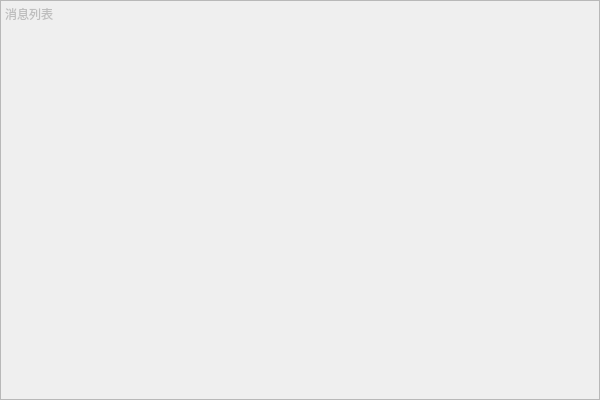
<?xml version="1.0" encoding="UTF-8"?>
<ui version="4.0">
 <class>MessageListClass</class>
 <widget class="QWidget" name="MessageListClass">
  <property name="geometry">
   <rect>
    <x>0</x>
    <y>0</y>
    <width>600</width>
    <height>400</height>
   </rect>
  </property>
  <property name="windowTitle">
   <string>MessageList</string>
  </property>
  <layout class="QGridLayout" name="gridLayout">
   <property name="leftMargin">
    <number>0</number>
   </property>
   <property name="topMargin">
    <number>0</number>
   </property>
   <property name="rightMargin">
    <number>0</number>
   </property>
   <property name="bottomMargin">
    <number>0</number>
   </property>
   <property name="spacing">
    <number>0</number>
   </property>
   <item row="0" column="0">
    <widget class="QPlainTextEdit" name="plainTextEdit">
     <property name="enabled">
      <bool>false</bool>
     </property>
     <property name="plainText">
      <string>消息列表</string>
     </property>
    </widget>
   </item>
  </layout>
 </widget>
 <layoutdefault spacing="6" margin="11"/>
 <resources/>
 <connections/>
</ui>
